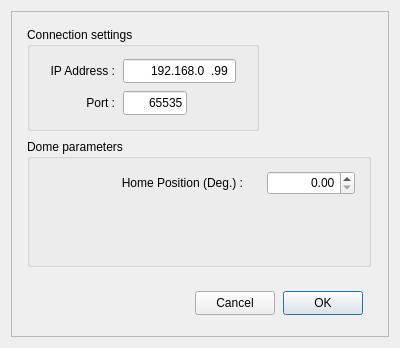
<?xml version="1.0" encoding="UTF-8"?>
<ui version="4.0">
 <class>X2Dome</class>
 <widget class="QDialog" name="X2Dome">
  <property name="geometry">
   <rect>
    <x>0</x>
    <y>0</y>
    <width>400</width>
    <height>348</height>
   </rect>
  </property>
  <property name="minimumSize">
   <size>
    <width>400</width>
    <height>348</height>
   </size>
  </property>
  <property name="maximumSize">
   <size>
    <width>400</width>
    <height>348</height>
   </size>
  </property>
  <property name="windowTitle">
   <string>S7 1200 controller settings</string>
  </property>
  <layout class="QVBoxLayout" name="verticalLayout_5">
   <item>
    <widget class="X2Form" name="X2Form">
     <property name="minimumSize">
      <size>
       <width>0</width>
       <height>0</height>
      </size>
     </property>
     <property name="maximumSize">
      <size>
       <width>1024</width>
       <height>768</height>
      </size>
     </property>
     <property name="frameShape">
      <enum>QFrame::StyledPanel</enum>
     </property>
     <property name="frameShadow">
      <enum>QFrame::Raised</enum>
     </property>
     <property name="SerialPortName" stdset="0">
      <string/>
     </property>
     <widget class="QPushButton" name="pushButtonCancel">
      <property name="geometry">
       <rect>
        <x>184</x>
        <y>280</y>
        <width>80</width>
        <height>24</height>
       </rect>
      </property>
      <property name="text">
       <string>Cancel</string>
      </property>
     </widget>
     <widget class="QPushButton" name="pushButtonOK">
      <property name="geometry">
       <rect>
        <x>272</x>
        <y>280</y>
        <width>80</width>
        <height>24</height>
       </rect>
      </property>
      <property name="text">
       <string>OK</string>
      </property>
      <property name="default">
       <bool>true</bool>
      </property>
     </widget>
     <widget class="QGroupBox" name="groupBox">
      <property name="geometry">
       <rect>
        <x>16</x>
        <y>16</y>
        <width>232</width>
        <height>104</height>
       </rect>
      </property>
      <property name="title">
       <string>Connection settings</string>
      </property>
      <widget class="QLineEdit" name="tcpPort">
       <property name="geometry">
        <rect>
         <x>96</x>
         <y>64</y>
         <width>64</width>
         <height>24</height>
        </rect>
       </property>
       <property name="inputMask">
        <string>00000</string>
       </property>
       <property name="text">
        <string>65535</string>
       </property>
       <property name="alignment">
        <set>Qt::AlignRight|Qt::AlignTrailing|Qt::AlignVCenter</set>
       </property>
      </widget>
      <widget class="QLabel" name="label">
       <property name="geometry">
        <rect>
         <x>0</x>
         <y>64</y>
         <width>88</width>
         <height>24</height>
        </rect>
       </property>
       <property name="text">
        <string>Port :</string>
       </property>
       <property name="alignment">
        <set>Qt::AlignRight|Qt::AlignTrailing|Qt::AlignVCenter</set>
       </property>
      </widget>
      <widget class="QLabel" name="label_6">
       <property name="geometry">
        <rect>
         <x>8</x>
         <y>32</y>
         <width>80</width>
         <height>24</height>
        </rect>
       </property>
       <property name="text">
        <string>IP Address :</string>
       </property>
       <property name="alignment">
        <set>Qt::AlignRight|Qt::AlignTrailing|Qt::AlignVCenter</set>
       </property>
      </widget>
      <widget class="QLineEdit" name="IPAddress">
       <property name="geometry">
        <rect>
         <x>96</x>
         <y>32</y>
         <width>113</width>
         <height>24</height>
        </rect>
       </property>
       <property name="inputMask">
        <string>000.000.000.000</string>
       </property>
       <property name="text">
        <string>192.168.0.99</string>
       </property>
       <property name="alignment">
        <set>Qt::AlignRight|Qt::AlignTrailing|Qt::AlignVCenter</set>
       </property>
      </widget>
     </widget>
     <widget class="QGroupBox" name="groupBox_2">
      <property name="geometry">
       <rect>
        <x>16</x>
        <y>128</y>
        <width>344</width>
        <height>128</height>
       </rect>
      </property>
      <property name="title">
       <string>Dome parameters</string>
      </property>
      <widget class="QLabel" name="label_2">
       <property name="geometry">
        <rect>
         <x>56</x>
         <y>32</y>
         <width>160</width>
         <height>24</height>
        </rect>
       </property>
       <property name="text">
        <string>Home Position (Deg.) :</string>
       </property>
       <property name="alignment">
        <set>Qt::AlignRight|Qt::AlignTrailing|Qt::AlignVCenter</set>
       </property>
      </widget>
      <widget class="QDoubleSpinBox" name="homePosition">
       <property name="geometry">
        <rect>
         <x>240</x>
         <y>32</y>
         <width>88</width>
         <height>24</height>
        </rect>
       </property>
       <property name="alignment">
        <set>Qt::AlignRight|Qt::AlignTrailing|Qt::AlignVCenter</set>
       </property>
       <property name="maximum">
        <double>359.990000000000009</double>
       </property>
      </widget>
     </widget>
    </widget>
   </item>
  </layout>
 </widget>
 <customwidgets>
  <customwidget>
   <class>X2Form</class>
   <extends>QFrame</extends>
   <header>x2form.h</header>
   <container>1</container>
  </customwidget>
 </customwidgets>
 <resources/>
 <connections/>
 <designerdata>
  <property name="gridDeltaX">
   <number>8</number>
  </property>
  <property name="gridDeltaY">
   <number>8</number>
  </property>
  <property name="gridSnapX">
   <bool>true</bool>
  </property>
  <property name="gridSnapY">
   <bool>true</bool>
  </property>
  <property name="gridVisible">
   <bool>true</bool>
  </property>
 </designerdata>
</ui>
